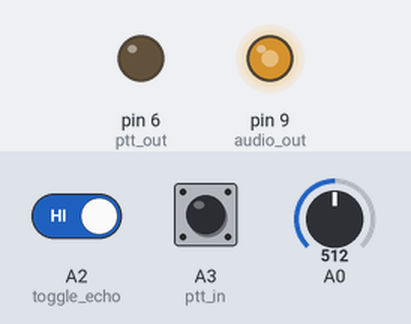
Simulated run of this sketch. Board: Arduino Uno, built with avr-gcc and run on an emulated ATmega328P. On the bench: output pins drawn as LEDs (lit = HIGH). Inputs (shaded band) come from the test bench; at power-on: A3 (ptt_in) HIGH, A0 = 512, A2 (toggle_echo) HIGH.

Above: at 1.2 s.
1.3 s: A3 (ptt_in) pulled LOW for 0.15 s
At 1.47 s:
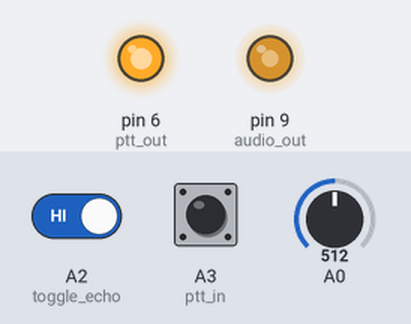
3.4 s: A3 (ptt_in) pulled LOW for 1 s
At 6.0 s:
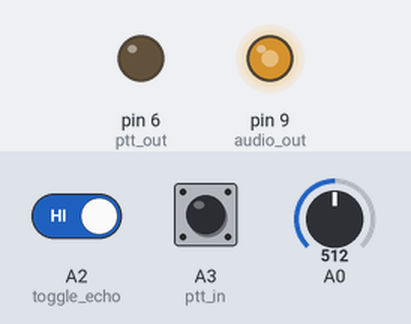
6.3 s: A3 (ptt_in) pulled LOW for 3.2 s
At 7.3 s:
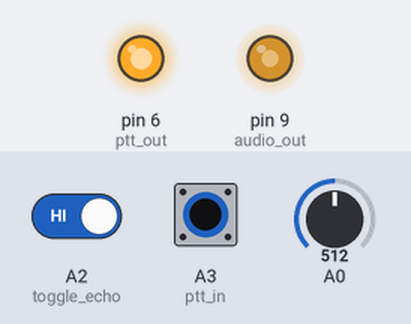
Timing chart, 0 to 9.3 s (numbered marks = the images above; inputs shaded):
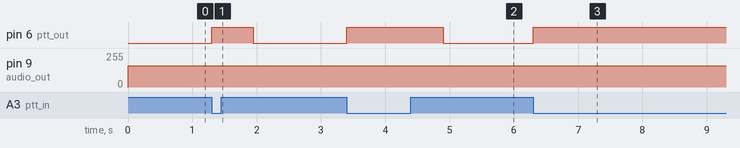

The sketch:

reverb.ino
```cpp
/*
 * Boite à beep / echo
 */

#include "koin.h"

#define audio_in 0
#define audio_out 9
#define ptt_in A3
#define toggle_echo A2
#define ptt_out 6
#define callsign A2
#define F_SAMP_PWM (78125/1)
#define F_SAMP_AUDIO 16000

typedef void (*func_t)(void);
volatile func_t src_ptr;

/* Buffer for sample effects */
const unsigned int buff_size = 1700;
unsigned int buff_pos = 0;
char buff[buff_size] = { NULL };

enum play_mode { NONE, MIC, ROGER };
uint8_t samp_mode = NONE;
uint8_t dc = 126; // DC offset remove
uint8_t play = 0;
bool echo = false;
unsigned int i=0;

int8_t get_sample_from_mic() {
  ADCSRA |= (1 << ADSC);
  int8_t sample = ADCH - 127;
  sample = -sample; // Avoid loopback
  return sample;
}

int8_t get_sample_from_mem() {
  int8_t sample;
  sample = pgm_read_byte(&koin[i]) - 127;
  i = i+1;
  if (i == koin_length) {
    i = 0;
    play = play - 1;
  }
  return sample;
}

int8_t sample_echo(int8_t sample) {
  int8_t old_sample = buff[buff_pos];
  int8_t new_sample = sample + old_sample / 3;
  buff[buff_pos] = new_sample;
  buff_pos = buff_pos + 1;
  if (buff_pos == buff_size) buff_pos = 0;

  return new_sample;
}

void output_sample(int8_t sample) {
  OCR1AL = sample + 128;
 // analogWrite(5, sample+128);
}

void process_audio()
{
  int8_t sample;
  switch (samp_mode) {
    case NONE:
      sample = 0;
      break;
    case MIC:
      sample = get_sample_from_mic();
      break;
    case ROGER:
      sample = get_sample_from_mem();
      break;
  }

  if (echo) sample = sample_echo(sample);
  output_sample(sample);

}

void adc_start(uint8_t adcpin, bool ref1v1, uint32_t fs) {
  DIDR0 |= (1 << adcpin); // disable digital input
  ADCSRA = 0;             // clear ADCSRA register
  ADCSRB = 0;             // clear ADCSRB register
  ADMUX = 0;              // clear ADMUX register
  ADMUX |= (adcpin & 0x0f);    // set analog input pin
  ADMUX |= ((ref1v1) ? (1 << REFS1) : 0) | (1 << REFS0);  // If reflvl == true, set AREF=1.1V (Internal ref); otherwise AREF=AVCC=(5V)
  ADMUX |= (1 << ADLAR);
  ADCSRA |= 0x06;
  ADCSRA |= (1 << ADEN);  // enable ADC
}

void timer1_start(uint32_t fs)  //PWM
{  // Timer 1: OC1A and OC1B in PWM mode
  TCCR1A = 0;
  TCCR1B = 0;
  TCCR1A |= (1 << COM1A1) | (1 << WGM11); // Clear OC1A/OC1B on compare match, set OC1A/OC1B at BOTTOM (non-inverting mode)
  TCCR1B |= (1 << CS10) | (1 << WGM13) | (1 << WGM12); // Mode 14 - Fast PWM;  CS10: clkI/O/1 (No prescaling)
  ICR1H = 0x00;
  ICR1L = min(255, F_CPU / fs);  // PWM value range (fs>78431):  Fpwm = F_CPU / [Prescaler * (1 + TOP)]
  OCR1A = 0;
  OCR1B = 0;
}

void timer2_start(uint32_t fs) //Audio
{  // Timer 2: interrupt mode
  ASSR &= ~(1 << AS2);  // Timer 2 clocked from CLK I/O (like Timer 0 and 1)
  TCCR2A = 0;
  TCCR2B = 0;
  TCNT2 = 0;
  TCCR2A |= (1 << WGM21); // WGM21: Mode 2 - CTC (Clear Timer on Compare Match)
  TCCR2B |= (1 << CS22);  // Set C22 bits for 64 prescaler
  TIMSK2 |= (1 << OCIE2A);  // enable timer compare interrupt TIMER2_COMPA_vect
  uint8_t ocr = ((F_CPU / 64) / fs) - 1;   // OCRn = (F_CPU / pre-scaler / fs) - 1;
  OCR2A = ocr;
}

// Audio sampling interrupt
ISR(TIMER2_COMPA_vect) {
  process_audio();
}

void setup()
{
  pinMode(ptt_in, INPUT_PULLUP);
  pinMode(toggle_echo, INPUT_PULLUP);
  pinMode(audio_out, OUTPUT);
  pinMode(ptt_out, OUTPUT);
  digitalWrite(ptt_out, LOW);
  adc_start(audio_in, true, F_SAMP_AUDIO);
  // Start timers to begin audio sample and rendering
  timer1_start(F_SAMP_PWM);
  timer2_start(F_SAMP_AUDIO);
  Serial.begin(230400);

 // TCCR0B = TCCR0B & 0b11111001;

  samp_mode = NONE;

}

void loop()
{
  if (digitalRead(ptt_in) == LOW) {
    if (samp_mode == NONE) {
      samp_mode = MIC;
      digitalWrite(ptt_out, HIGH);
      while (digitalRead(ptt_in) == LOW);
    }
  } else if (samp_mode == MIC) {
    play = 2;
    samp_mode = ROGER;
  }

  if (samp_mode == ROGER &&  play == 0) {
    samp_mode = NONE;
    digitalWrite(ptt_out, LOW);
  }

  if (digitalRead(toggle_echo) == LOW) {
    while (digitalRead(toggle_echo) == LOW);
    echo = !echo;
    delay(10);
  }

}
```

Source omitted: koin.h (data table, 16977 bytes)

Measured:
- after the input at 1.3 s, pin 6 (ptt_out): LOW → HIGH at once, → LOW 0.65 s later; pin 9 (audio_out): 160/255 → 159/255 at once, → 160/255 0.16 s later
- after the input at 3.4 s, pin 6 (ptt_out): LOW → HIGH at once, → LOW 1.5 s later; pin 9 (audio_out): 160/255 → 159/255 at once, → 160/255 1.0 s later
- after the input at 6.3 s, pin 6 (ptt_out): LOW → HIGH at once; pin 9 (audio_out): 160/255 → 159/255 at once
